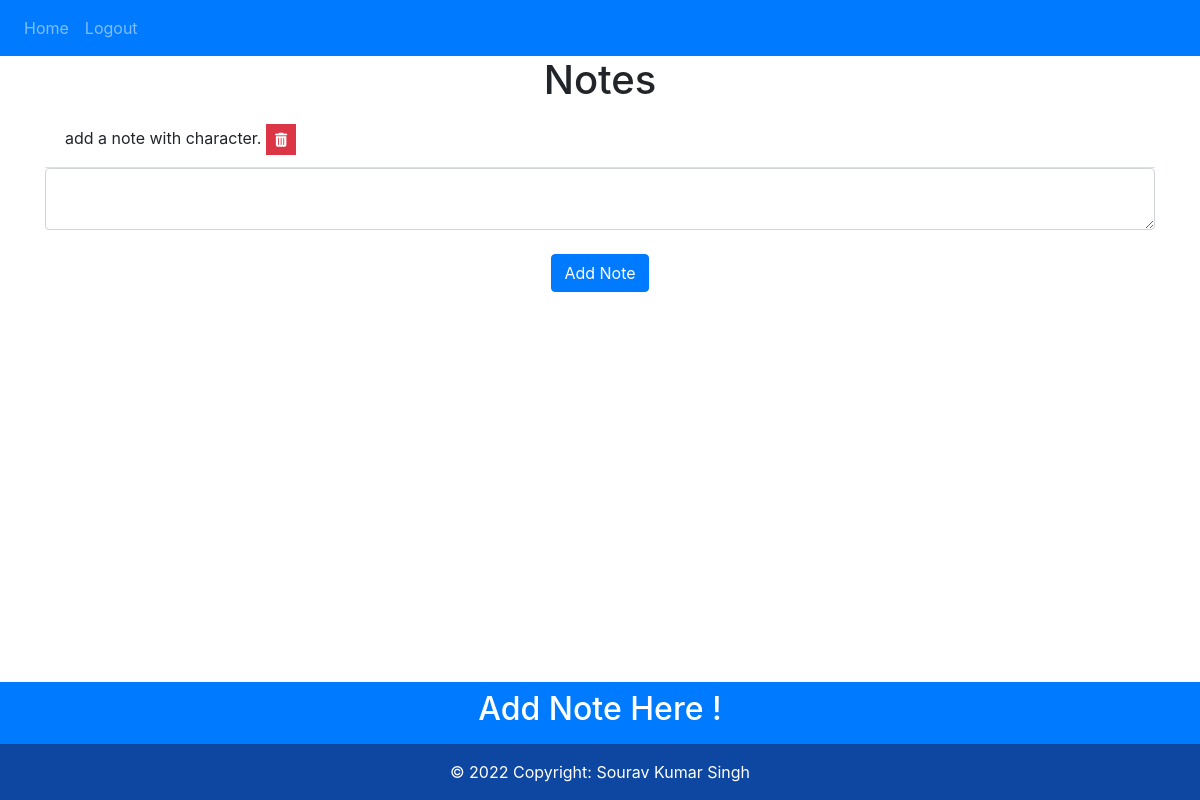
Page / (signed in) on the earlier database version.
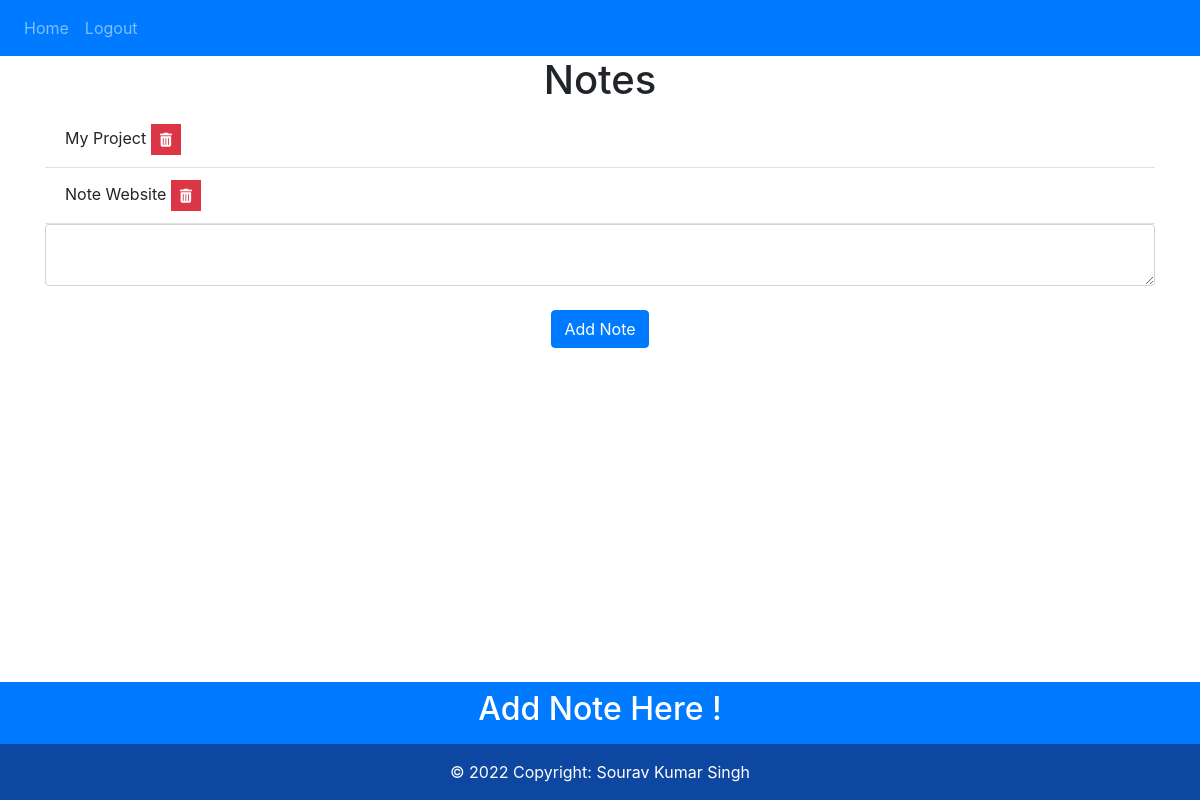
Same page on the later database version.
### notewebsite/models.py (models this page shows)
class Note(db.Model):
    id = db.Column(db.Integer, primary_key=True)
    data = db.Column(db.String(1000))
    date = db.Column(db.DateTime(timezone=True), default=func.now())
    user_id = db.Column(db.Integer, db.ForeignKey('user.id'))

### notewebsite/view.py (the view, shortened to what this page needs)
@view.route('/', methods=['GET', 'POST'])
@login_required
def home():
    return render_template("home.html", user=current_user)

### notewebsite/__init__.py (called while the page is built)
def create_app():
    app = Flask(__name__)
    app.config['SECRET_KEY'] = 'ssourav ssourav'
    app.config['SQLALCHEMY_DATABASE_URI'] = f'sqlite:///{DB_NAME}'
    db.init_app(app)
    from .view import view
    from .auth import auth
    app.register_blueprint(view, url_prefix='/')
    app.register_blueprint(auth, url_prefix='/')
    from .models import User, Note
    create_database(app)
    login_manager = LoginManager()
    login_manager.login_view = 'auth.login'
    login_manager.init_app(app)
    @login_manager.user_loader
    def load_user(id):
        return User.query.get(int(id))
    return app

### notewebsite/templates/home.html (shortened to what this page needs)
{% extends "base.html" %} {% block title %}Home{% endblock %} {% block content
%}
<h1 align="center">Notes</h1>
<ul class="list-group list-group-flush" id="notes">
    {% for note in user.notes %}
    <li class="list-group-item">
        {{ note.data }}
        <button type="button" class="btn btn-danger btn-sm rounded-0" data-placement="fa-pull-right" onclick="deleteNote({{ note.id }})">
          <i class="fa fa-trash"></i>
        </button>
  </li>
  {% endfor %}
</ul>
<form method="POST">
  <textarea name="note" id="note" class="form-control"></textarea>
  <br/>
  <div align="center">
    <button type="submit" class="btn btn-primary">Add Note</button>
  </div>
</form>
{% endblock %}

### notewebsite/templates/base.html (shortened to what this page needs)
<!DOCTYPE html>
<html>
  <head>
    <link
      rel="stylesheet"
      href="https://stackpath.bootstrapcdn.com/bootstrap/4.4.1/css/bootstrap.min.css"
    />
    <link
      rel="stylesheet"
      href="https://stackpath.bootstrapcdn.com/font-awesome/4.7.0/css/font-awesome.min.css"
    />
    <link rel="stylesheet" href="https://cdnjs.cloudflare.com/ajax/libs/font-awesome/4.7.0/css/font-awesome.min.css"
 />
  </head>
  <body>
    <nav class="navbar navbar-expand-lg navbar-dark bg-primary">
      <div class="collapse navbar-collapse" id="navbar">
        <div class="navbar-nav">
          {% if user.is_authenticated %}
          <a class="nav-item nav-link" id="home" href="/">Home</a>
          <a class="nav-item nav-link" id="logout" href="/logout">Logout</a>
          {% else %}
          <a class="nav-item nav-link" id="login" href="/login">Login</a>
          <a class="nav-item nav-link" id="signUp" href="/sign-up">Sign Up</a>
          {% endif %}
        </div>
      </div>
    </nav>
    <div class="container">{% block content %} {% endblock %}</div>
  <footer class="page-footer fixed-bottom">
    <div class="bg-primary text-center text-white py-2">
        <h2>Add Note Here !</h2>
    </div>
    <div class="text-white text-center py-3" style="background-color: #0D47A1;">© 2022 Copyright: Sourav Kumar Singh
    </div>
  </footer>
  </body>
</html>

Differences in the rows shown:
removed Note: data "add a note with character."
added Note: data "My Project"
added Note: data "Note Website"
